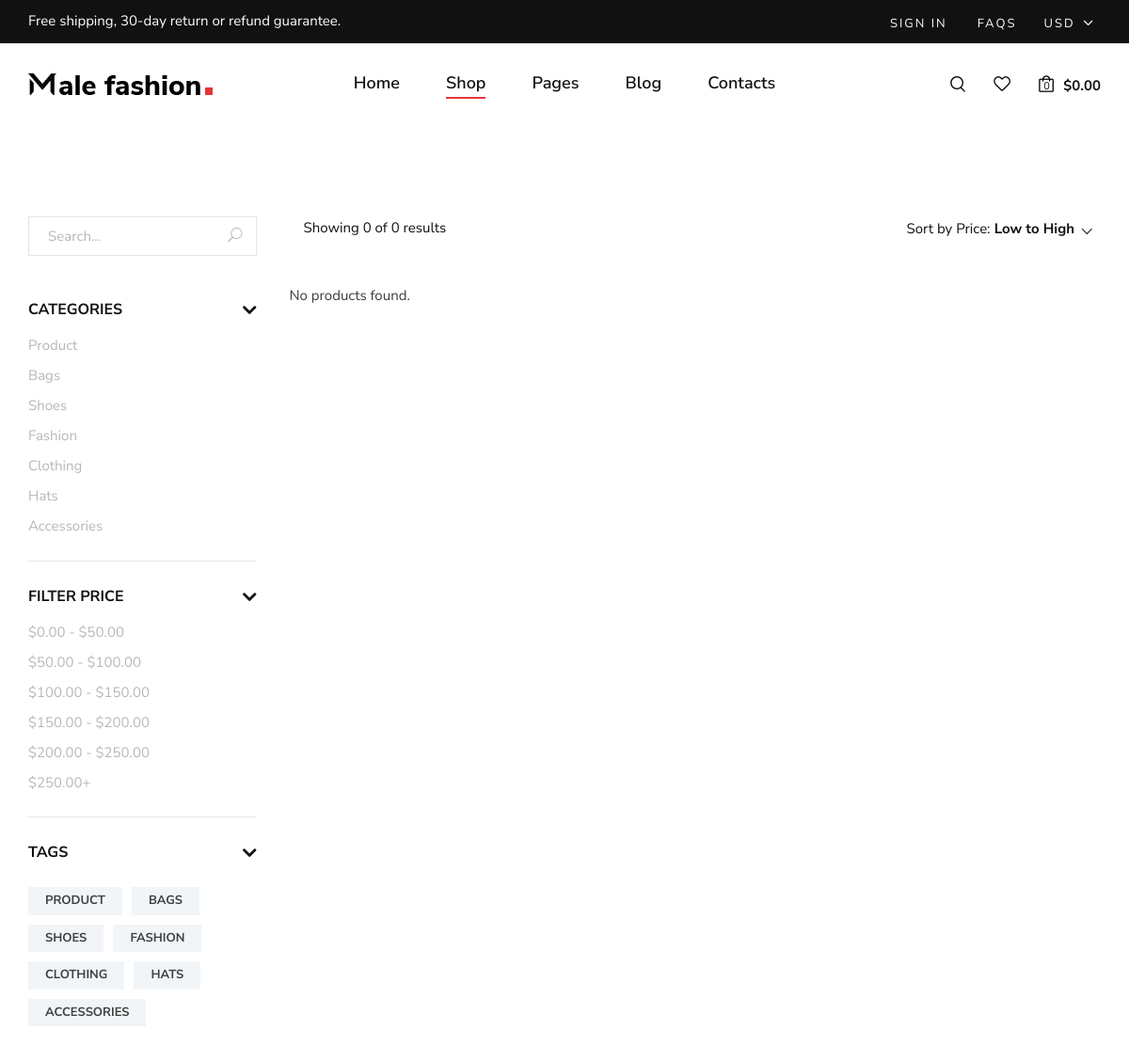
/test_products.php?category=Product&sort=low-high, run on an earlier commit of the app's database.
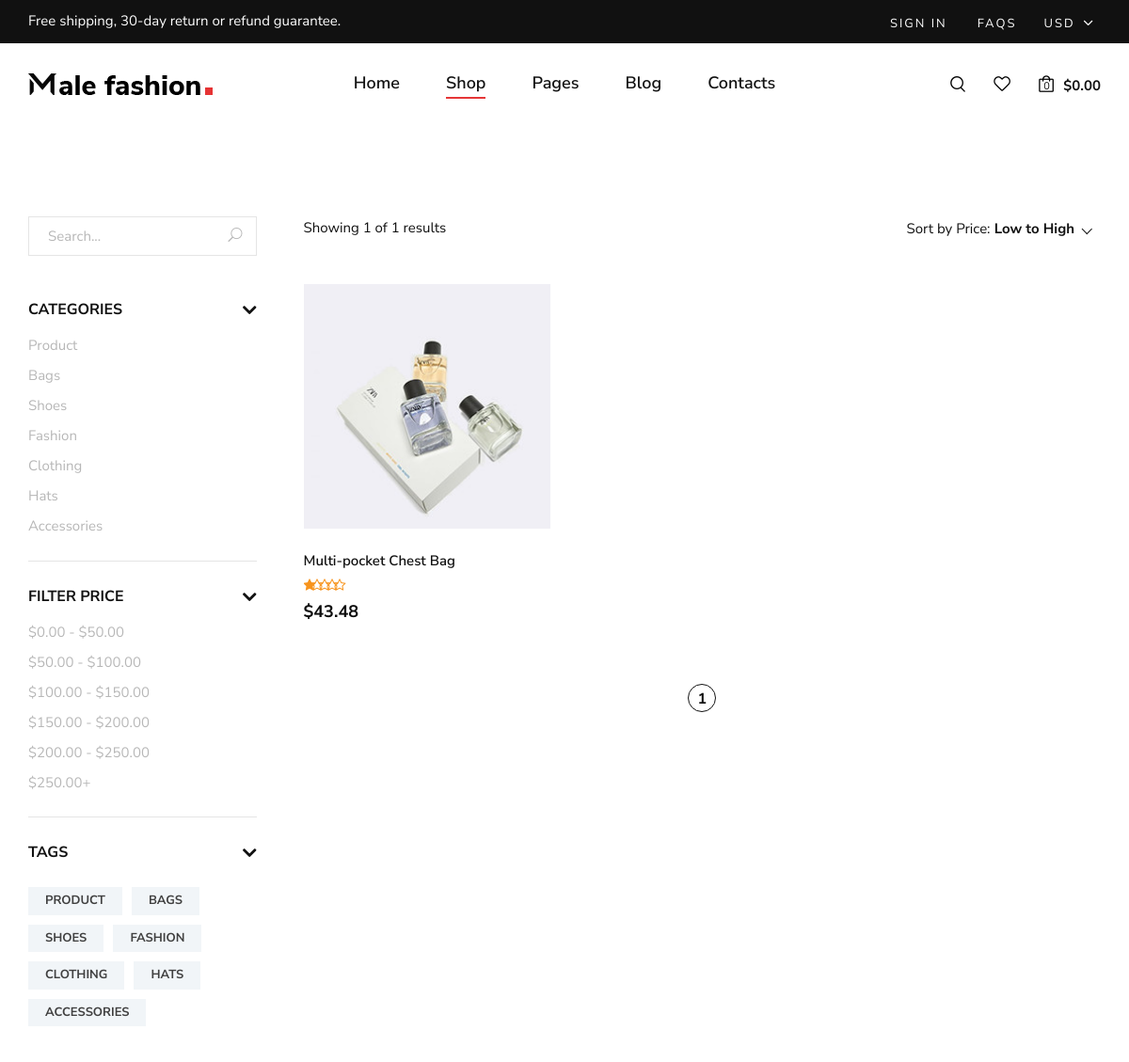
And on a later commit of the database.
### tables this page shows
CREATE TABLE `product` (
  `ID` int(11) NOT NULL,
  `NAME` varchar(500) DEFAULT NULL,
  `IMAGE` varchar(550) DEFAULT NULL,
  `IDCATEGORY` int(11) DEFAULT NULL,
  `PRICE` double DEFAULT NULL,
  `DESCRIPTION` text DEFAULT NULL,
  `QUANTITY` int(11) DEFAULT NULL,
  `RATING` float DEFAULT NULL,
  `ISACTIVE` tinyint(4) DEFAULT NULL
);

### test_products.php (the view, shortened to what this page needs)
<?php
$servername = "localhost";
$username = "root";
$password = "";
$dbname = "male_fashion";
$conn = new mysqli($servername, $username, $password, $dbname);
$categoryFilter = '';
$sortOrder = 'ASC';
$sortOption = 'low-high';
$itemsPerPage = 12;
$currentPage = isset($_GET['page']) ? (int)$_GET['page'] : 1;
$searchQuery = '';
if (isset($_GET['category'])) {
    $categoryFilter = $conn->real_escape_string($_GET['category']);
}
if (isset($_GET['sort'])) {
    $sortOption = $_GET['sort'];
    if ($sortOption == "low-high") {
        $sortOrder = "ASC";
    } elseif ($sortOption == "high-low") {
        $sortOrder = "DESC";
    }
}
$countQuery = "SELECT COUNT(*) AS total FROM product p JOIN category c ON p.IDCATEGORY = c.ID WHERE p.ISACTIVE = 1";
if (!empty($categoryFilter)) {
    $countQuery .= " AND c.NAME = '$categoryFilter'";
}
$countResult = $conn->query($countQuery);
$totalProducts = $countResult->fetch_assoc()['total'];
$totalPages = ceil($totalProducts / $itemsPerPage);
$offset = ($currentPage - 1) * $itemsPerPage;
$sql = "SELECT p.ID, p.NAME, p.IMAGE, p.PRICE, p.RATING, c.NAME AS CATEGORY_NAME
        FROM product p
        JOIN category c ON p.IDCATEGORY = c.ID
        WHERE p.ISACTIVE = 1";
if (!empty($categoryFilter)) {
    $sql .= " AND c.NAME = '$categoryFilter'";
}
$sql .= " ORDER BY p.PRICE $sortOrder LIMIT $offset, $itemsPerPage";
$result = $conn->query($sql);
?>
<!DOCTYPE html>
<html lang="zxx">
<head>
    <link rel="stylesheet" href="css/bootstrap.min.css" type="text/css">
    <link rel="stylesheet" href="css/font-awesome.min.css" type="text/css">
    <link rel="stylesheet" href="css/elegant-icons.css" type="text/css">
    <link rel="stylesheet" href="css/magnific-popup.css" type="text/css">
    <link rel="stylesheet" href="css/nice-select.css" type="text/css">
    <link rel="stylesheet" href="css/owl.carousel.min.css" type="text/css">
    <link rel="stylesheet" href="css/slicknav.min.css" type="text/css">
    <link rel="stylesheet" href="css/style.css" type="text/css">
</head>
<body>
    <header class="header">
        <div class="header__top">
            <div class="container">
                <div class="row">
                    <div class="col-lg-6 col-md-7">
                        <div class="header__top__left">
                            <p>Free shipping, 30-day return or refund guarantee.</p>
                        </div>
                    </div>
                    <div class="col-lg-6 col-md-5">
                        <div class="header__top__right">
                            <div class="header__top__links">
                                <a href="../malefashion-master/login-male.php">Sign in</a>
                                <a href="#">FAQs</a>
                            </div>
                            <div class="header__top__hover">
                                <span>Usd <i class="arrow_carrot-down"></i></span>
                            </div>
                        </div>
                    </div>
                </div>
            </div>
        </div>
        <div class="container">
            <div class="row">
                <div class="col-lg-3 col-md-3">
                    <div class="header__logo">
                        <a href="./index.php"><img src="img/logo.png" alt=""></a>
                    </div>
                </div>
                <div class="col-lg-6 col-md-6">
                    <nav class="header__menu mobile-menu">
                        <ul>
                            <li><a href="./index.php">Home</a></li>
                            <li class="active"><a href="./shop.php">Shop</a></li>
                            <li><a href="#">Pages</a>
                            </li>
                            <li><a href="./blog.php">Blog</a></li>
                            <li><a href="./contact.php">Contacts</a></li>
                        </ul>
                    </nav>
                </div>
                <div class="col-lg-3 col-md-3">
                    <div class="header__nav__option">
                        <a href="#" class="search-switch"><img src="img/icon/search.png" alt=""></a>
                        <a href="#"><img src="img/icon/heart.png" alt=""></a>
                        <a href="shopping-cart.php?product_id='. $product['ID'] . '"><img src="img/icon/cart.png" alt=""> <span class="cart-count">0</span></a>
                        <div class="price total-price">$0.00</div>
                    </div>
                </div>
            </div>
        </div>
    </header>
    <section class="shop spad">
        <div class="container">
            <div class="row">
                <div class="col-lg-3">
                    <div class="shop__sidebar">
                        <div class="shop__sidebar__search">
                            <form action="" method="GET">
                                <input type="text" name="search" placeholder="Search..." value="<?php echo htmlspecialchars($searchQuery); ?>">
                                <button type="submit"><span class="icon_search"></span></button>
                            </form>
                        </div>
                        <div class="shop__sidebar__accordion">
                            <div class="accordion" id="accordionExample">
                                <div class="card">
                                    <div class="card-heading">
                                        <a data-toggle="collapse" data-target="#collapseOne">Categories</a>
                                    </div>
                                    <div id="collapseOne" class="collapse show" data-parent="#accordionExample">
                                        <div class="card-body">
                                            <div class="shop__sidebar__categories">
                                                <ul class="nice-scroll">
                                                    <li><a class="category-link" href="?category=Product&sort=<?php echo isset($_GET['sort']) ? $_GET['sort'] : 'low-high'; ?>">Product</a></li>
                                                    <li><a class="category-link" href="?category=Bags&sort=<?php echo isset($_GET['sort']) ? $_GET['sort'] : 'low-high'; ?>">Bags</a></li>
                                                    <li><a class="category-link" href="?category=Shoes&sort=<?php echo isset($_GET['sort']) ? $_GET['sort'] : 'low-high'; ?>">Shoes</a></li>
                                                    <li><a class="category-link" href="?category=Fashion&sort=<?php echo isset($_GET['sort']) ? $_GET['sort'] : 'low-high'; ?>">Fashion</a></li>
                                                    <li><a class="category-link" href="?category=Clothing&sort=<?php echo isset($_GET['sort']) ? $_GET['sort'] : 'low-high'; ?>">Clothing</a></li>
                                                    <li><a class="category-link" href="?category=Hats&sort=<?php echo isset($_GET['sort']) ? $_GET['sort'] : 'low-high'; ?>">Hats</a></li>
                                                    <li><a class="category-link" href="?category=Accessories&sort=<?php echo isset($_GET['sort']) ? $_GET['sort'] : 'low-high'; ?>">Accessories</a></li>
                                                </ul>
                                            </div>
                                        </div>
                                    </div>
                                </div>
                                <div class="card">
                                    <div class="card-heading">
                                        <a data-toggle="collapse" data-target="#collapseThree">Filter Price</a>
                                    </div>
                                    <div id="collapseThree" class="collapse show" data-parent="#accordionExample">
                                        <div class="card-body">
                                            <div class="shop__sidebar__price">
                                                <ul>
                                                    <li><a href="?price=$0.00 - $50.00&category=<?php echo htmlspecialchars($categoryFilter); ?>&sort=<?php echo isset($_GET['sort']) ? $_GET['sort'] : 'low-high'; ?>">$0.00 - $50.00</a></li>
                                                    <li><a href="?price=$50.00 - $100.00&category=<?php echo htmlspecialchars($categoryFilter); ?>&sort=<?php echo isset($_GET['sort']) ? $_GET['sort'] : 'low-high'; ?>">$50.00 - $100.00</a></li>
                                                    <li><a href="?price=$100.00 - $150.00&category=<?php echo htmlspecialchars($categoryFilter); ?>&sort=<?php echo isset($_GET['sort']) ? $_GET['sort'] : 'low-high'; ?>">$100.00 - $150.00</a></li>
                                                    <li><a href="?price=$150.00 - $200.00&category=<?php echo htmlspecialchars($categoryFilter); ?>&sort=<?php echo isset($_GET['sort']) ? $_GET['sort'] : 'low-high'; ?>">$150.00 - $200.00</a></li>
                                                    <li><a href="?price=$200.00 - $250.00&category=<?php echo htmlspecialchars($categoryFilter); ?>&sort=<?php echo isset($_GET['sort']) ? $_GET['sort'] : 'low-high'; ?>">$200.00 - $250.00</a></li>
                                                    <li><a href="?price=$250.00+&category=<?php echo htmlspecialchars($categoryFilter); ?>&sort=<?php echo isset($_GET['sort']) ? $_GET['sort'] : 'low-high'; ?>">$250.00+</a></li>
                                                </ul>
                                            </div>
                                        </div>
                                    </div>
                                </div>
                                <div class="card">
                                    <div class="card-heading">
                                        <a data-toggle="collapse" data-target="#collapseSix">Tags</a>
                                    </div>
                                    <div id="collapseSix" class="collapse show" data-parent="#accordionExample">
                                        <div class="card-body">
                                            <div class="shop__sidebar__tags">
                                                <a class="category-link" href="?category=Product&sort=<?php echo isset($_GET['sort']) ? $_GET['sort'] : 'low-high'; ?>">Product</a>
                                                <a class="category-link" href="?category=Bags&sort=<?php echo isset($_GET['sort']) ? $_GET['sort'] : 'low-high'; ?>">Bags</a>
                                                <a class="category-link" href="?category=Shoes&sort=<?php echo isset($_GET['sort']) ? $_GET['sort'] : 'low-high'; ?>">Shoes</a>
                                                <a class="category-link" href="?category=Fashion&sort=<?php echo isset($_GET['sort']) ? $_GET['sort'] : 'low-high'; ?>">Fashion</a>
                                                <a class="category-link" href="?category=Clothing&sort=<?php echo isset($_GET['sort']) ? $_GET['sort'] : 'low-high'; ?>">Clothing</a>
                                                <a class="category-link" href="?category=Hats&sort=<?php echo isset($_GET['sort']) ? $_GET['sort'] : 'low-high'; ?>">Hats</a>
                                                <a class="category-link" href="?category=Accessories&sort=<?php echo isset($_GET['sort']) ? $_GET['sort'] : 'low-high'; ?>">Accessories</a>
                                            </div>
                                        </div>
                                    </div>
                                </div>
                            </div>
                        </div>
                    </div>
                </div>
                <div class="col-lg-9">
                    <div class="shop__product__option">
                        <div class="row">
                            <div class="col-lg-6 col-md-6 col-sm-6">
                                <div class="shop__product__option__left">
                                    <p>Showing <?php echo min($itemsPerPage, $totalProducts - $offset); ?> of <?php echo $totalProducts; ?> results</p>
                                </div>
                            </div>
                            <div class="col-lg-6 col-md-6 col-sm-6">
                                <div class="shop__product__option__right">
                                    <form method="GET">
                                        <p>Sort by Price:</p>
                                    </form>
                                </div>
                            </div>
                        </div>
                    </div>
                    <div id="product-results" class="row">
                        <?php
                        if ($result->num_rows > 0) {
                            while ($row = $result->fetch_assoc()) {
                                $imagePath = 'img/product/' . $row["IMAGE"];
                                $productId = $row["ID"];
                                $rating = $row["RATING"];
                                echo "<div class='col-lg-4 col-md-6 col-sm-6'>";
                                echo "<div class='product__item sale' data-id='$productId'>";
                                echo "<div class='product__item__pic set-bg' data-setbg='$imagePath'>";
                                echo "</div>";
                                echo "<div class='product__item__text'>";
                                echo "<h6>" . $row["NAME"] . "</h6>";
                                echo "<div class='rating'>";
                                $stars = range(0, 4);
                                foreach ($stars as $i) {
                                    if ($i < $rating) {
                                        echo "<i class='fa fa-star'></i>";
                                    } else {
                                        echo "<i class='fa fa-star-o'></i>";
                                    }
                                }
                                echo "</div>";
                                echo "<h5>$" . number_format($row["PRICE"], 2) . "</h5>";
                                echo "</div></div></div>";
                            }
                        } else {
                            echo "<p>No products found.</p>";
                        }
                        ?>
                    </div>
                    <div class="row">
                        <div class="col-lg-12">
                            <div class="product__pagination">
                                <?php
                                for ($i = 1; $i <= $totalPages; $i++) {
                                    if ($i == $currentPage) {
                                        echo "<a class='active' href='?page=$i&category=" . urlencode($categoryFilter) . "&sort=$sortOption'>$i</a>";
                                    } else {
                                        echo "<a href='?page=$i&category=" . urlencode($categoryFilter) . "&sort=$sortOption'>$i</a>";
                                    }
                                }
                                ?>
                            </div>
                        </div>
                    </div>
                </div>
            </div>
        </div>
    </section>
</body>
</html>

What changed in the data, as far as the page shows it:
added product: NAME "Multi-pocket Chest Bag", RATING 1 (drawn), PRICE "43.48"
Also different on the page:
min($itemsPerPage, $totalProducts - $offset): "0" → "1"
$totalProducts: "0" → "1"
new list line: "1"
text no longer shown: "No products found."
